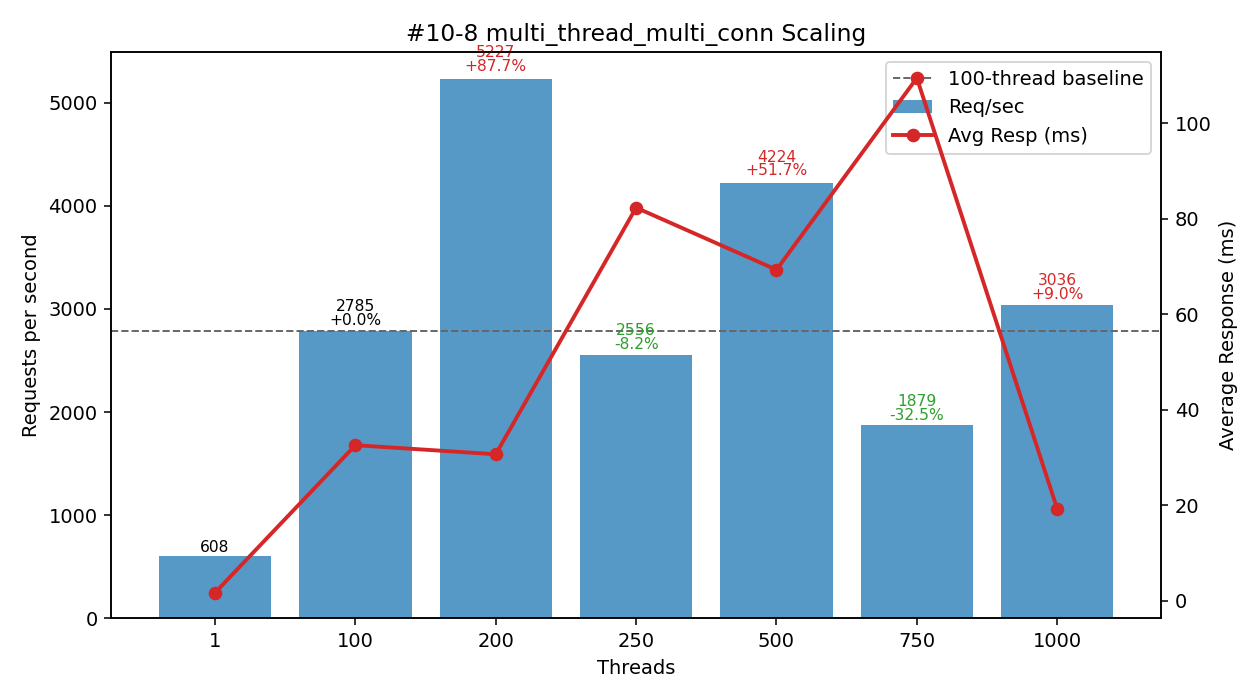

Source code (Python):
#!/usr/bin/env python3
"""
Plot multi_thread_multi_conn performance (#10-8 TiProxy GCP? Simultaneous Execution Off-Peak dataset) - Threads vs Req/sec and Avg Latency.
(Adjust descriptor if needed.)

Template preserved:
 - DATA constant (threads, req_per_sec, avg_resp_ms, total_time_s)
 - ASCII table: Threads | Req/sec | Avg_ms | Req/sec/Thread | ΔRPS_vs100%
 - 100-thread baseline (deltas & dashed line)
 - Dual-axis matplotlib (bars=RPS, line=latency) with per-bar annotation (RPS + Δ%)
 - Scaling & observations section

Output: #10-8.png
"""

# (threads, req_per_sec, avg_resp_ms, total_time_s)
DATA = [
    (1,    608.37,   1.643, 16.437),
    (100, 2784.74,  32.560,  3.591),
    (200, 5226.85,  30.658,  1.913),
    (250, 2555.55,  82.350,  3.913),
    (500, 4223.58,  69.331,  2.368),
    (750, 1879.28, 109.529,  5.321),
    (1000,3035.63,  19.220,  3.294),
]

PNG_NAME = "#10-8.png"


def analyze(data):
    peak = max(data, key=lambda r: r[1])
    efficiencies = [(t, rps / t) for t, rps, *_ in data if t > 1]
    best_eff = max(efficiencies, key=lambda x: x[1]) if efficiencies else None
    base100 = next((r for r in data if r[0] == 100), None)
    scaling = []
    if base100:
        base_rps = base100[1]
        for t, rps, *_ in data:
            if t >= 100:
                scaling.append((t, rps / base_rps))
    return {"peak": peak, "best_eff": best_eff, "scaling": scaling}


def ascii_table(data):
    base = next((r[1] for r in data if r[0] == 100), None)
    headers = ["Threads", "Req/sec", "Avg_ms", "Req/sec/Thread", "ΔRPS_vs100%"]
    rows = []
    for t, rps, avg_ms, _ in data:
        eff = rps / t
        delta_pct = (rps - base) / base * 100.0 if base and t != 100 else 0.0
        rows.append((t, rps, avg_ms, eff, delta_pct))
    col_widths = []
    for i, h in enumerate(headers):
        max_content = max(len(f"{row[i]:.2f}" if isinstance(row[i], float) else str(row[i])) for row in rows)
        col_widths.append(max(len(h), max_content))

    def fmt(val, i):
        return (f"{val:.2f}" if isinstance(val, float) else str(val)).rjust(col_widths[i])

    lines = [
        " | ".join(headers[i].ljust(col_widths[i]) for i in range(len(headers))),
        "-+-".join('-'*w for w in col_widths)
    ]
    for row in rows:
        lines.append(" | ".join(fmt(row[i], i) for i in range(len(headers))))
    return "\n".join(lines)


def make_plot(data):
    try:
        import matplotlib.pyplot as plt
    except Exception:  # pragma: no cover
        print("[WARN] matplotlib not available, skipping PNG generation.")
        print("Install with: pip install matplotlib")
        return False

    threads = [r[0] for r in data]
    rps = [r[1] for r in data]
    avg_ms = [r[2] for r in data]

    fig, ax1 = plt.subplots(figsize=(9, 5))
    bars = ax1.bar([str(t) for t in threads], rps, color="#1f77b4", alpha=0.75, label="Req/sec")
    ax1.set_xlabel("Threads")
    ax1.set_ylabel("Requests per second")
    ax1.set_title("#10-8 multi_thread_multi_conn Scaling")

    ax2 = ax1.twinx()
    ax2.plot([str(t) for t in threads], avg_ms, color="#d62728", marker="o", linewidth=2, label="Avg Resp (ms)")
    ax2.set_ylabel("Average Response (ms)")

    base_rps = next((r[1] for r in data if r[0] == 100), None)
    if base_rps:
        ax1.axhline(base_rps, color='#666', linestyle='--', linewidth=1, label='100-thread baseline')

    for b, (t, val) in zip(bars, [(r[0], r[1]) for r in data]):
        if base_rps and t >= 100:
            delta_pct = (val - base_rps) / base_rps * 100.0
            delta_str = f"{delta_pct:+.1f}%" if t != 100 else "+0.0%"
            color = '#000' if t == 100 else ('#d62728' if delta_pct > 0 else '#2ca02c')
            ax1.text(b.get_x()+b.get_width()/2, b.get_height()*1.01,
                     f"{val:.0f}\n{delta_str}", ha='center', va='bottom', fontsize=8, color=color, linespacing=0.9)
        else:
            ax1.text(b.get_x()+b.get_width()/2, b.get_height()*1.01,
                     f"{val:.0f}", ha='center', va='bottom', fontsize=8)

    lines, labels = [], []
    for ax in (ax1, ax2):
        L = ax.get_legend_handles_labels()
        lines.extend(L[0]); labels.extend(L[1])
    ax1.legend(lines, labels, loc='upper right')

    fig.tight_layout()
    fig.savefig(PNG_NAME, dpi=140)
    print(f"[OK] Saved plot -> {PNG_NAME}")
    return True


def main():
    print("#10-8 multi_thread_multi_conn dataset:")
    print(ascii_table(DATA))
    results = analyze(DATA)
    peak_threads, peak_rps, peak_avg, _ = results["peak"]
    print(f"\nPeak throughput at {peak_threads} threads: {peak_rps:.2f} req/sec (avg {peak_avg:.3f} ms)")
    if results["best_eff"]:
        t, eff = results["best_eff"]
        print(f"Best per-thread efficiency (t>1) at {t} threads: {eff:.2f} req/sec/thread")
    if results["scaling"]:
        print("\nScaling vs 100-thread baseline (>=100 threads):")
        for t, ratio in results["scaling"]:
            pct = (ratio - 1) * 100
            sign = "+" if pct >= 0 else ""
            print(f"  {t:>4} threads: {ratio*100:5.1f}% of baseline ({sign}{pct:.2f}%)")

    base_rps = next((r[1] for r in DATA if r[0] == 100), None)
    base_latency = next((r[2] for r in DATA if r[0] == 100), None)
    print("\nObservations:")
    print(" - Peak throughput at 200 threads: 5226.85 req/sec (+87.7% vs 100T 2784.74) with slightly lower latency 30.658 ms (-5.8% vs 32.560 ms)")
    print(" - Secondary high: 4223.58 @500T (+51.7%) but latency 69.331 ms (2.13x baseline)")
    print(" - Regression points: 250T 2555.55 (-8.2%, latency 82.350 ms 2.53x); 750T 1879.28 (-32.5%, latency 109.529 ms 3.36x)")
    print(" - 1000T recovers throughput to 3035.63 (+9.0%) while latency collapses to 19.220 ms (-41.0%), suggesting scheduling / queueing dynamics shift")
    print(" - Per-thread efficiency: 27.85 (100T peak) → 26.13 (200T) → 10.22 (250T) → 8.45 (500T) → 2.51 (750T) → 3.04 (1000T)")
    print(" - Single-thread to 100T scaling: +358% throughput (608.37 → 2784.74) with ~19.8x latency (1.643 → 32.560 ms)")
    print(" - Latency path non-monotonic: modest drop at 200T, spikes 250/500/750, sharp drop at 1000T (validate measurement & check for backpressure release or batching)")
    print(" - Recommendation: operate 100–200T for best balance; consider 500T only if >4K RPS needed and 2x latency acceptable; avoid 250T & 750T; verify 1000T anomaly before leveraging its latency advantage")
    make_plot(DATA)


if __name__ == "__main__":
    main()
